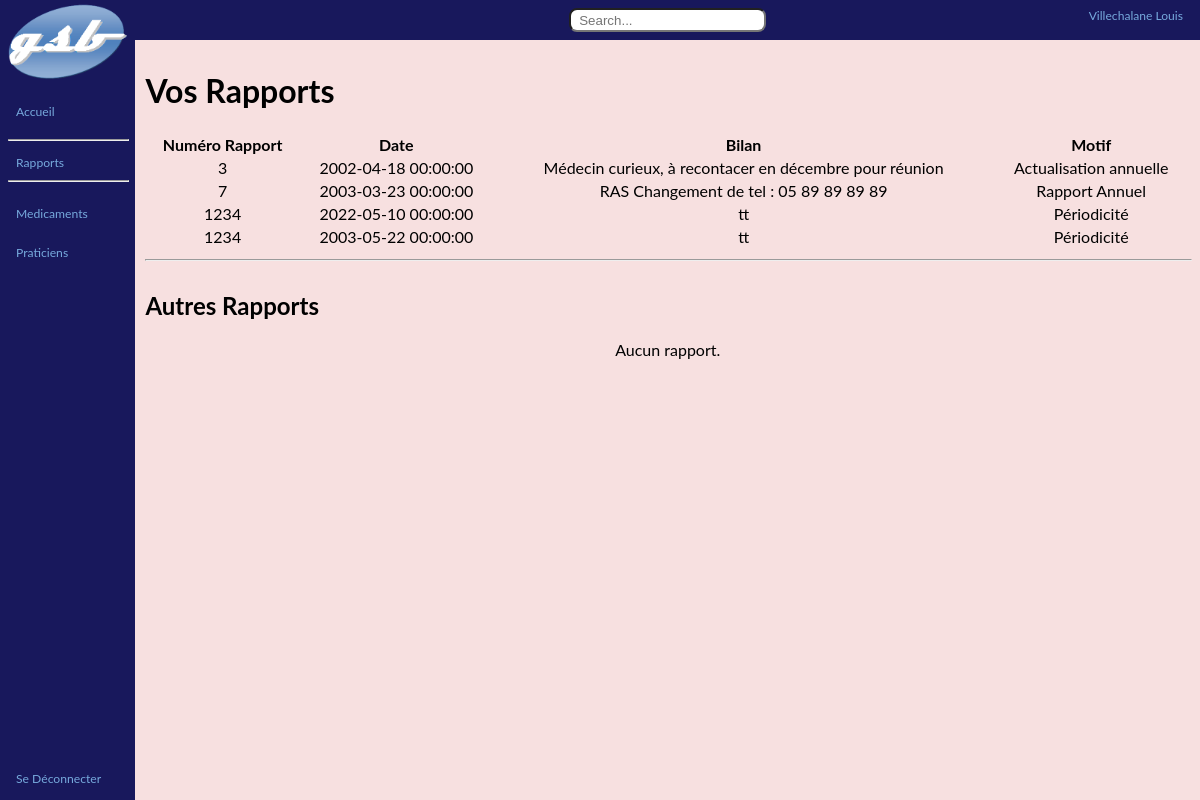
Page /views/Rapports.php?action=consult (signed in) on the committed database.
### tables this page shows
CREATE TABLE `visiteur` (
  `visMatricule` varchar(10) NOT NULL,
  `visNom` varchar(25) DEFAULT NULL,
  `visPrenom` varchar(50) DEFAULT NULL,
  `visAdresse` varchar(50) DEFAULT NULL,
  `visCp` varchar(5) DEFAULT NULL,
  `visVille` varchar(30) DEFAULT NULL,
  `visDateembauche` datetime DEFAULT NULL,
  `secCode` varchar(1) DEFAULT NULL,
  `labCode` varchar(2) NOT NULL
);

CREATE TABLE `rapportvisite` (
  `id` int(11) NOT NULL,
  `visMatricule` varchar(10) NOT NULL,
  `rapNum` int(11) NOT NULL,
  `praNum` int(11) NOT NULL,
  `rapDate` datetime DEFAULT NULL,
  `rapBilan` varchar(255) DEFAULT NULL,
  `rapMotif` varchar(255) DEFAULT NULL,
  `rapDateSaisie` timestamp NOT NULL DEFAULT current_timestamp()
);

### views/Rapports.php (the view, shortened to what this page needs)
<?php
    require_once($_SERVER["DOCUMENT_ROOT"]. "/includes/DbConnexion.php");
    function showrapports($connexion){
        $sqlourrapport = "SELECT rapNum, visNom, visPrenom, rapDate, rapBilan, rapMotif FROM rapportvisite, visiteur WHERE rapportvisite.visMatricule = visiteur.visMatricule AND visiteur.visMatricule = '{$_SESSION["userId"]}'";
        $sqlrapport = "SELECT rapNum, visNom, visPrenom, rapDate, rapBilan, rapMotif FROM rapportvisite, visiteur WHERE rapportvisite.visMatricule = visiteur.visMatricule AND NOT visiteur.visMatricule = '{$_SESSION["userId"]}'";
        $resultourrapport = $connexion->query($sqlourrapport);
                echo("<h1>Vos Rapports</h1>");
                echo("<div class='table-center'>");
                    echo("<table>");
                        echo("<th>Numéro Rapport</th><th>Date</th><th>Bilan</th><th>Motif</th>");
                        $row = $resultourrapport->fetch();
                        while($row){
                            echo("<tr>");
                                echo("<td>{$row['rapNum']}</td><td>{$row['rapDate']}</td><td>{$row['rapBilan']}</td><td>{$row['rapMotif']}</td>");
                            echo("</tr>");
                            $row = $resultourrapport->fetch();
                        }
                    echo("</table>");
                echo("</div>");
                echo("<hr style='width: 100%;margin-top: 10px; margin-bottom:10px;'>");
                echo("<h2>Autres Rapports</h2>");
                echo("<div class='table-center'>");
                    $resultrapport = $connexion->query($sqlrapport);
                            $row = $resultrapport->fetch();
                echo("</div>");
        return ob_get_clean();
    }
    $action = "";
    if(isset($_GET["action"])){
        $action = $_GET["action"];
    }
    switch($action){
        ?>
        <?php
        default:
            $content = showrapports($connexion);
            require($_SERVER["DOCUMENT_ROOT"]. "/views/layout/layout.php");
        break;
    }

### views/layout/layout.php (shortened to what this page needs)
<?php
    require_once($_SERVER["DOCUMENT_ROOT"]. "/includes/DbConnexion.php");
    $sql = "SELECT visNom, visPrenom FROM visiteur WHERE visMatricule = '{$_SESSION["userId"]}'";
    $result = $connexion->query($sql);
    $ligne = $result->fetch();
    if($result->rowCount() == 0){
        $user = "Erreur - Check Console";
        echo("<script>console.error(\"Couldn't get username from database.\")</script>");
    } else {
        $user = "{$ligne['visNom']} {$ligne['visPrenom']}";
    }
?>
<!DOCTYPE html>
<html lang="en">
<head>
    <link href="/public/css/style.css" rel="stylesheet" type="text/css">
    <link rel="stylesheet" href="https://cdn.jsdelivr.net/npm/bootstrap-icons@1.8.1/font/bootstrap-icons.css">
</head>
<body>
    <nav class="sidebar">
            <img src="../public/img/gsblogo.png">
            <li class="first-sidebar"><a href="/dashboard.php">Accueil</a></li>
            <hr>
            <div class="dropdown">
                    <span style="color: red"><a href="/views/Rapports.php">Rapports</a></span>
            </div>
            <hr>
            <li><a href="/views/Medicaments.php?action=consult">Medicaments</a></li>
            <li><a href="/views/Praticiens.php?action=consult">Praticiens</a></li>
            <a class="logout" onclick="logout()" href="#">Se Déconnecter</a>
    </nav>
    <div class="page-content">
        <nav class="topbar">
            <div id="search">
                <input type="text" class="search-input" placeholder="Search...">
            </div>
            <div id="username">
                <span><?= $user ?></span>
            </div>
        </nav>
        <div class="content">
            <?= $content ?>
        </div>
    </div>
</body>
</html>

### public/css/style.css (style rules this page uses)
body { margin: auto; font-family: "Lato", sans-serif; display: flex; flex-direction: row; }
.sidebar { display: flex; flex-direction: column; transition: 0.5s; background-color: rgb(24, 24, 92) !important; padding: 0 8px 0 8px; height: 100vh; }
.sidebar img { height: 10%; align-self: center; }
.first-sidebar { margin-top: 20px !important; }
.sidebar li { list-style: none; margin-top: 10px; margin-bottom: 10px; }
.sidebar a { padding: 8px 8px 8px 8px; font-size: calc(.01em + 1vw) !important; color: #77AADD; text-decoration: none; }
.sidebar hr { margin-top: 10px; width: 100%; margin-bottom: 10px; }
.logout { padding: 8px 8px 8px 8px; margin-top: auto !important; margin-bottom: 5% !important; }
.dropdown { display: block; width: 100%; }
.page-content { display: flex; width: 100%; flex-direction: column; background-color: rgb(247, 224, 224); }
.topbar { width: 100%; height: auto; padding: 8px 0px 8px; display: flex; justify-content: center; background-color: rgb(24, 24, 92) !important; font-size: 10px; }
#search { display: block; }
.search-input { padding: 0px 8px 0px 8px; border-radius: 8px; background-color: white; height: 20px; }
.content { margin-top: 10px; padding-left: 10px; padding-right: 10px; height: 100%; display: flex; flex-direction: column; }
.table-center { display: flex; justify-content: center; text-align: center; flex-direction: column; }
#username { display: flex; align-items: center; justify-content: center; position: absolute; right: calc(.5em + 1vw); }
#username > span { font-size: calc(.01em + 1vw); color: #77AADD; }

### rows in the picture
visiteur: user "Villechalane Louis"
rapportvisite: rapNum "3", rapDate "2002-04-18 00:00:00", rapBilan "Médecin curieux, à recontacer en décembre pour réunion", rapMotif "Actualisation annuelle"
rapportvisite: rapNum "7", rapDate "2003-03-23 00:00:00", rapBilan "RAS Changement de tel : 05 89 89 89 89", rapMotif "Rapport Annuel"
rapportvisite: rapNum "1234", rapDate "2022-05-10 00:00:00", rapBilan "tt", rapMotif "Périodicité"
rapportvisite: rapNum "1234", rapDate "2003-05-22 00:00:00", rapBilan "tt", rapMotif "Périodicité"
